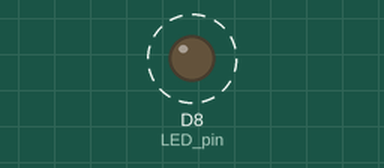
Simulated run of this sketch. Board: ESP8266 (NodeMCU). On the bench: output pins drawn as LEDs (lit = HIGH). Dashed ring = blinking.

Above: at 0.5 s.
Timing chart, 0 to 4.6 s (numbered marks = the images above):
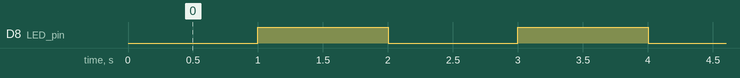

The sketch:

LED_Blink.ino
```cpp
/*************************************
 * Program : Tes NodeMCU V3
 * Input : -
 * Output : LED1 Blink 1 detik
 * Iot Starter Kit Inkubatek
 * www.tokotronik.com
 * ***********************************/
#define LED_pin D5
#define LED_pin D6
#define LED_pin D7
#define LED_pin D8
void setup() {
  pinMode(LED_pin, OUTPUT);
}

void loop() {
  digitalWrite(LED_pin, LOW);
  delay(1000);
  digitalWrite(LED_pin, HIGH);
  delay(1000);
}
```

Measured:
- by itself, D8 (LED_pin): alternates HIGH for 1.0 s and LOW for 1.0 s
